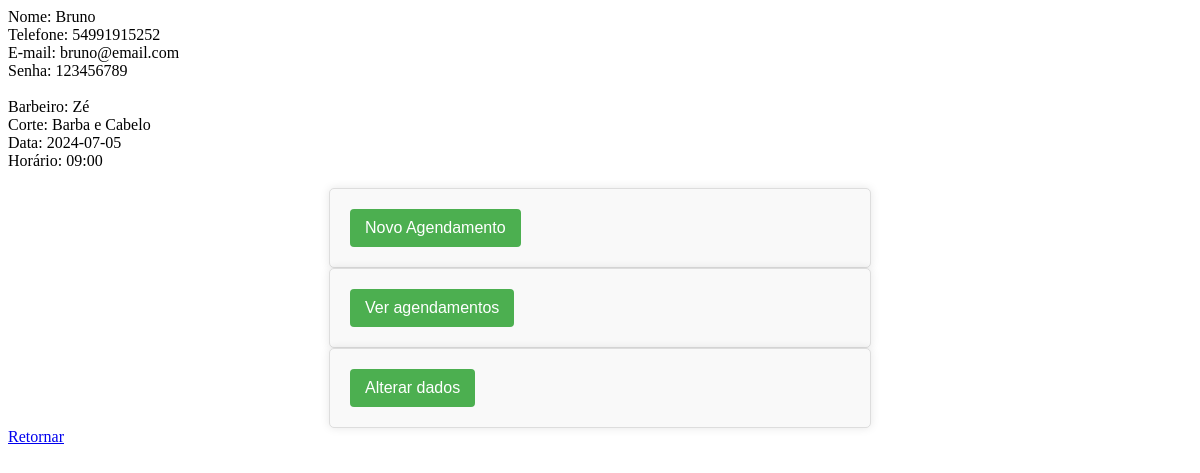
The app's page /verificar.php?id_cliente=2 with its own data.
### tables this page shows
CREATE TABLE `clientes` (
  `id_cliente` int(11) NOT NULL,
  `nome` varchar(100) DEFAULT NULL,
  `telefone` varchar(100) DEFAULT NULL,
  `email` varchar(100) DEFAULT NULL,
  `senha` varchar(100) DEFAULT NULL
);

CREATE TABLE `horarios` (
  `id_horario` int(11) NOT NULL,
  `id_cliente` int(11) DEFAULT NULL,
  `id_barbeiro` int(11) DEFAULT NULL,
  `corte` varchar(100) DEFAULT NULL,
  `data` date DEFAULT NULL,
  `hora` varchar(100) DEFAULT NULL
);

CREATE TABLE `barbeiros` (
  `id_barbeiro` int(11) NOT NULL,
  `nome` varchar(100) DEFAULT NULL
);

### cadastro.class.php (called while the page is built, shortened)
<?php
class Cadastro {
    public function selectClienteId($id_cliente){
        $database = new Conexao();
        $db = $database->getConnection();
        $sql = "SELECT * FROM clientes WHERE id_cliente=:id_cliente";
        try{
            $stmt = $db->prepare($sql);
            $stmt->bindParam(':id_cliente',$id_cliente);
            $stmt->execute();
            $result = $stmt->fetchAll(PDO::FETCH_ASSOC);
            return $result;
        }catch(PDOException $e){
            echo 'Erro ao listar cliente: ' . $e->getMessage();
            $result = [];
            return $result;
        }
    }
    public function selectAgendamento($id_cliente){
        $database = new Conexao();
        $db = $database->getConnection();
        $today = date("Y-m-d");
        $sql = "SELECT * FROM horarios WHERE id_cliente=:id_cliente AND data >= '$today'";
        try{
            $stmt = $db->prepare($sql);
            $stmt->bindParam(':id_cliente',$id_cliente);
            $stmt->execute();
            $result = $stmt->fetchAll(PDO::FETCH_ASSOC);
            return $result;
        }catch(PDOException $e){
            echo 'Erro ao listar agendamento: ' . $e->getMessage();
            $result = [];
            return $result;
        }
    }
    public function selectBarbeiro($id_barbeiro){
        $database = new Conexao();
        $db = $database->getConnection();
        $sql = "SELECT * FROM barbeiros WHERE id_barbeiro=:id_barbeiro";
        try{
            $stmt = $db->prepare($sql);
            $stmt->bindParam(':id_barbeiro',$id_barbeiro);
            $stmt->execute();
            $result = $stmt->fetchAll(PDO::FETCH_ASSOC);
            return $result;
        }catch(PDOException $e){
            echo 'Erro ao listar barbeiro: ' . $e->getMessage();
            $result = [];
            return $result;
        }
    }
    public function nome($id_barbeiro){
        $b = new Cadastro();
        $barbeiro = $b->selectBarbeiro($id_barbeiro);
        $nome = $barbeiro[0]['nome'];
        return $nome;
    }
}

### verificar.php (the view, shortened to what this page needs)
<!DOCTYPE html>
<html lang="en">
<head>
    <link rel="stylesheet" href="css/style.css">
</head>
<body>
    <?php
        include "cadastro.class.php";
        $c = new Cadastro();
        if(isset($_POST['email']) && isset($_POST['senha'])){
            $email = $_POST['email'];
            $senha = $_POST['senha'];
            $cliente = $c->selectCliente($email, $senha);
        } else {
            $id_cliente = $_GET['id_cliente'];
            $cliente = $c->selectClienteId($id_cliente);
        }
        if(empty($cliente)){
            echo "E-mail ou senha invalidos";
            ?>
            <br>
            <a href="login.php">Retornar</a><br>
            <?php
        } else {
            foreach($cliente as $cl) {
                echo "Nome: " . $cl['nome'] . "<br>" .
                "Telefone: " . $cl['telefone'] . "<br>" .
                "E-mail: " . $cl['email'] . "<br>" .
                "Senha: " . $cl['senha'] . "<br>";
            }
            $id = $cliente[0]['id_cliente'];
            $horario=$c->selectAgendamento($id);
            $b = new Cadastro();
            foreach($horario as $h){
                echo "<br>" . "Barbeiro: " . $b->nome($h['id_barbeiro']) . "<br>" .
                "Corte: " . $h['corte'] . "<br>" .
                "Data: " . $h['data'] . "<br>" .
                "Horário: " . $h['hora'] . "<br>";
            }
    ?>
    <br>
    <form action="agendamento.php" method="post">
        <input type="submit" value="Novo Agendamento">
        <br>
    </form>
    <form action="historico.php" method="post">
        <input type="submit" value="Ver agendamentos">
        <br>
    </form>
    <form action="alterar.php" method="post">
        <input type="submit" value="Alterar dados">
        <br>
    </form>
    <a href="login.php">Retornar</a><br>
<?php } ?>
</body>
</html>

### style.css (style rules this page uses)
form { max-width: 500px; margin: 0 auto; padding: 20px; background-color: #f9f9f9; border: 1px solid #ddd; border-radius: 5px; box-shadow: 0 0 10px rgba(0, 0, 0, 0.1); }
form input[type="submit"], form button { background-color: #4CAF50; color: white; padding: 10px 15px; border: none; border-radius: 4px; cursor: pointer; font-size: 16px; }

### records on screen
clientes: nome "Bruno", telefone "54991915252", email "bruno@email.com", senha "123456789"
horarios: id_barbeiro.nome "Zé", corte "Barba e Cabelo", data "2024-07-05", hora "09:00"
